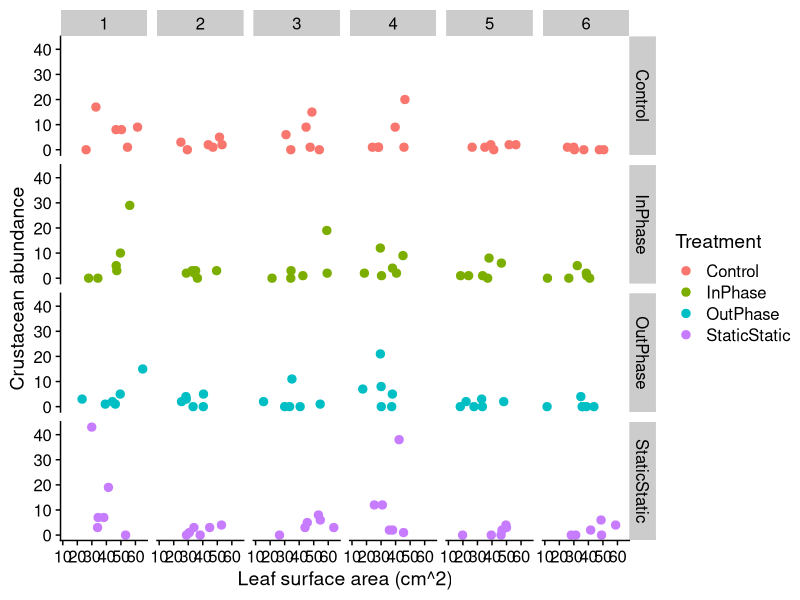

R code for this plot:
#check raw data for LSA effect on crustaceans
#plot LSA by crustacean abundance at week 6, facet by treatment

library(rstatix)
library(dplyr)
library(ggplot2)
library(cowplot)

#read csv
dat <- read.csv("data/Data_Control.csv")

#plot crustacean abundance vs LSA to verify weak mediation effect
dat %>%
  ggplot()+
  (aes(x = Avg_LSA, y = Crustacean_abundance, colour = Treatment))+
  facet_grid(Treatment~Week)+
  geom_point(size = 2.5, position = position_dodge(0.8)) +
  theme_cowplot()+
  xlab("Leaf surface area (cm^2)")+
  ylab("Crustacean abundance")
